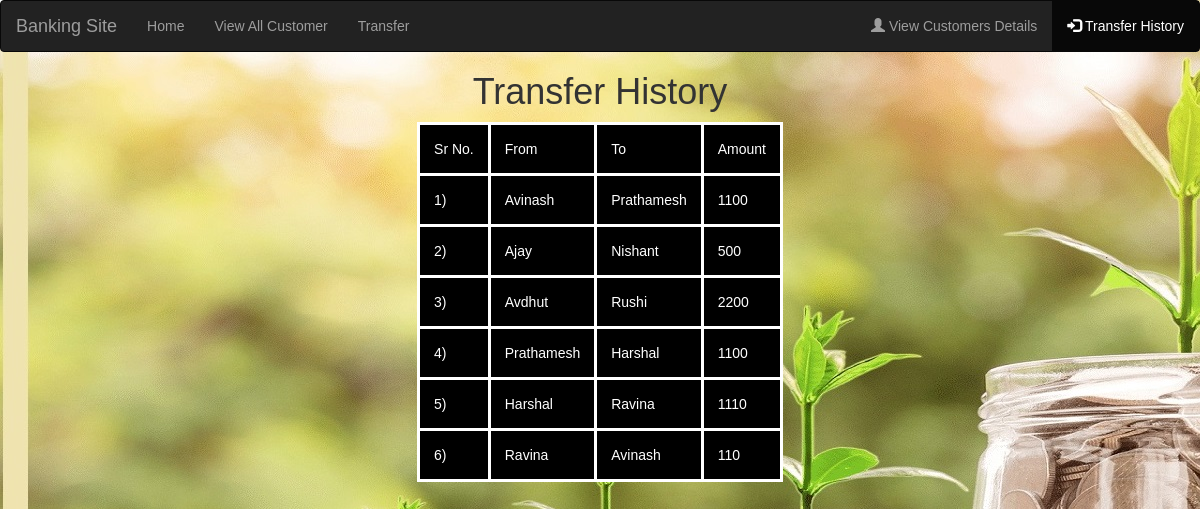
Screenshot of /transferhistory.php with the database file from the repository.
### tables this page shows
CREATE TABLE `transfers` (
  `from_user` varchar(50) NOT NULL,
  `to_user` varchar(50) NOT NULL,
  `balance` double DEFAULT NULL
);

### transferhistory.php (the view, shortened to what this page needs)
<!DOCTYPE html>
<html>
  <head>
    <link rel="stylesheet" href="style.css">
  <link rel="stylesheet" href="https://maxcdn.bootstrapcdn.com/bootstrap/3.4.1/css/bootstrap.min.css">
</head>
  <body>
    <nav class="navbar navbar-inverse">
        <div class="container-fluid">
          <div class="navbar-header">
            <a class="navbar-brand" href="index.php">Banking Site</a>
          </div>
          <ul class="nav navbar-nav">
            <li><a href="index.php ">Home</a></li>
            <li><a href="viewcustomer.php ">View All Customer</a></li>
            <li><a href="transfer.php">Transfer</a></li>
          </ul>
          <ul class="nav navbar-nav navbar-right">
          <li><a href="checkdetails.php"><span class="glyphicon glyphicon-user"></span> View Customers Details</a></li>
            <li class="active"><a href="transferhistory.php"><span class="glyphicon glyphicon-log-in"></span> Transfer History</a></li>
          </ul>
        </div>
      </nav>
      <center>
		<h1 > Transfer History </h1>
          <table>
	<tr>
  <td>Sr No.</td>
  <td>From</td>
  <td>To</td>
  <td>Amount</td>
	</tr>
    <?php
    $servername="sql304.epizy.com";
    $username="epiz_27761035";
    $password="pno90vLio9";
    $db_name="epiz_27761035_my_db";
    $conn=mysqli_connect($servername,$username,$password);
    $conn -> select_db($db_name);
    $result = mysqli_query($conn,"SELECT * FROM `transfers`");
    $count = 0;
	while($row = mysqli_fetch_array($result)) {
    $count+=1;
	?>
  <tr style="color:white;" class="<?php if(isset($classname)) echo $classname;?>">
  <td> <?php echo $count; ?>)</td>
  <td><?php echo $row["from_user"]; ?></td>
  <td><?php echo $row["to_user"]; ?></td>
  <td><?php echo $row["balance"]; ?></td>
	</tr>
	<?php
	}
  ?>
  </center>
</body>
</html>

### style.css (style rules this page uses)
body { background: black; background-image:url('logo1.jpg'); background-size: auto; }

### transferhistory.php (style rules this page uses)
table, th, td { color:white; border: 3px solid white; padding: 14px; background-color:black; }
table { border-spacing: 10px; }

### rows the page displays
transfers: from_user "Avinash", to_user "Prathamesh", balance "1100"
transfers: from_user "Ajay", to_user "Nishant", balance "500"
transfers: from_user "Avdhut", to_user "Rushi", balance "2200"
transfers: from_user "Prathamesh", to_user "Harshal", balance "1100"
transfers: from_user "Harshal", to_user "Ravina", balance "1110"
transfers: from_user "Ravina", to_user "Avinash", balance "110"
